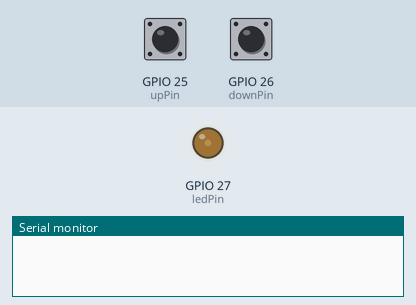
The sketch below on a simulated ESP32. Parts: output pins drawn as LEDs (lit = HIGH), the last lines printed to the serial monitor. The test bench sets the inputs (shaded band); at power-on: GPIO 25 (upPin) LOW, GPIO 26 (downPin) LOW.

Above: at 1.2 s.
1.3 s: GPIO 25 (upPin) pulled HIGH for 1 s
At 3.5 s:
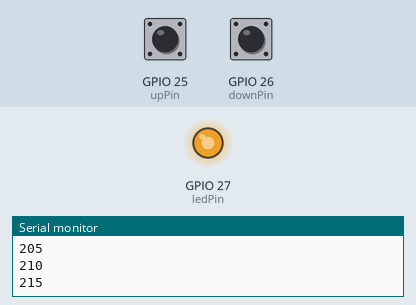
3.8 s: GPIO 26 (downPin) pulled HIGH for 3.2 s
At 5.7 s:
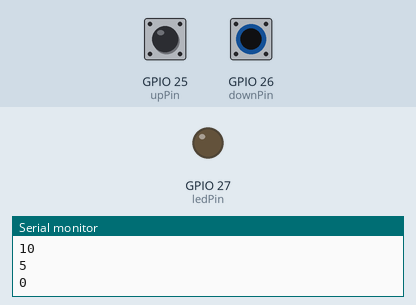
8.5 s: GPIO 25 (upPin) pulled HIGH for 0.15 s
At 9.8 s:
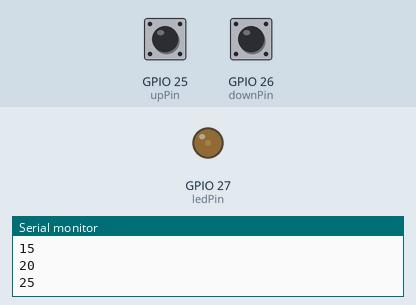
10.1 s: GPIO 26 (downPin) pulled HIGH for 0.15 s
At 10.9 s:
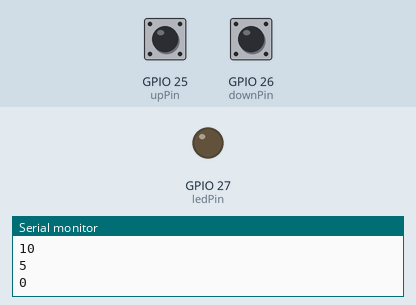
Timing chart, 0 to 12.7 s (numbered marks = the images above; inputs shaded):
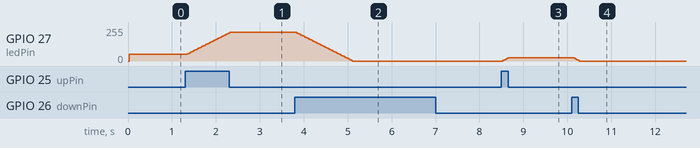

The sketch:

Button_V.ino
```cpp
/*
  Button V

  Two buttons control LED brightness in larger steps.
  One button jumps brightness UP by a defined step amount.
  One button jumps brightness DOWN by the same step amount.
  The step size is set by "brightStep" — change it to make bigger or smaller jumps.

  The circuit:
  - LED attached from pin 27 to ground through 220 ohm resistor
  - pushbutton (up)   attached to pin 25 from +3.3V
  - pushbutton (down) attached to pin 26 from +3.3V

  Theverant, 2022.
  Built on Button and Fade examples.

  https://www.arduino.cc/en/Tutorial/BuiltInExamples/Button
*/


// --- PIN NUMBERS ---

const int upPin   = 25;  // GPIO 25 — button that increases brightness
const int downPin = 26;  // GPIO 26 — button that decreases brightness
const int ledPin  = 27;  // GPIO 27 — the LED


// --- VARIABLES ---

int brightness = 50;
// The LED starts at brightness 50 (out of 255 max).
// This is the current brightness level. It changes when buttons are pressed.

int brightStep = 5;
// This is how much brightness changes each time you press a button.
// Unlike Button IV which changes by 1 per loop, this jumps by "brightStep" at once.
// Try changing this number — 50 would give you big dramatic jumps, 1 would be very fine control.


// =============================================================================
// SETUP — runs ONE TIME when the board powers on
// =============================================================================

void setup() {

  pinMode(ledPin, OUTPUT);
  // This pin sends a signal OUT to the LED.

  pinMode(upPin, INPUT);
  // This pin LISTENS for the up button.

  pinMode(downPin, INPUT);
  // This pin LISTENS for the down button.

  Serial.begin(9600);
  // Open the Serial Monitor connection so we can print values for debugging.
}


// =============================================================================
// LOOP — runs FOREVER, continuously, as long as the board has power
// =============================================================================

void loop() {

  if (digitalRead(upPin) == HIGH && brightness < 255) {
    // IF the up button is pressed AND we're not already at maximum brightness...
    // The "&&" means BOTH things must be true at the same time.

    brightness = brightness + brightStep;
    // Add the step amount to brightness.
    // If brightness is 50 and brightStep is 5, it becomes 55.
    // Each press bumps it up by the step amount, not just by 1.

    Serial.println(brightness);
    // Print the new brightness value to the Serial Monitor window.
    // This is just for checking — doesn't affect how the program runs.
  }

  if (digitalRead(downPin) == HIGH && brightness > 0) {
    // IF the down button is pressed AND we're not already at zero...

    brightness = brightness - brightStep;
    // Subtract the step amount from brightness.
    // If brightness is 50 and brightStep is 5, it becomes 45.

    Serial.println(brightness);
    // Print the new value so we can watch it change in the Serial Monitor.
  }


  // --- SAFETY CLAMPS ---
  // These prevent brightness from going out of the valid range (0 to 255).
  // Because we're adding/subtracting in steps, we might overshoot the limits.
  // Example: if brightness is 252 and we add a step of 5, we'd get 257 — too high.
  // These clamps catch that and snap it back to the limit.

  if (brightness < 0) {
    brightness = 0;
    // Floor: can't go below off.
  }

  if (brightness > 255) {
    brightness = 255;
    // Ceiling: can't go above full brightness.
  }


  delay(30);
  // Wait 30 milliseconds before running the loop again.
  // This gives you time to release the button between presses.
  // Without this delay, one button press would fire dozens of times.


  analogWrite(ledPin, brightness);
  // Send the current brightness to the LED.
  // analogWrite uses PWM — it rapidly flickers the LED at the right rate
  // to create the appearance of a specific brightness level.
  // 0 = off, 128 = half brightness, 255 = full on.
}
```

Measured:
- after the input at 1.3 s, GPIO 27 (ledPin): moves from 50/255 to 215/255 over 0.96 s, starting after 0.05 s
- after the input at 3.8 s, GPIO 27 (ledPin): moves from 215/255 to 0/255 over 1.3 s, starting after 0.05 s
- after the input at 8.5 s, GPIO 27 (ledPin): 0/255 → 25/255 at once
- after the input at 10.1 s, GPIO 27 (ledPin): 25/255 → 0/255 after 0.06 s
